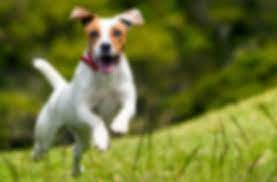
#> input picture Datasets/noisy_image.jpg, 277 x 182 px, found by its file name
$ jupyter execute 7_noise_removal_opencv.ipynb
#> lines starting #> are read from the running program, lines starting #| are printed output that depends on the picture
<a href="https://colab.research.google.com/github/shrutin11/Deep-Learning-and-Computer-Vision-Lab/blob/main/7_noise_removal_opencv.ipynb" target="_parent"></a>

[cell 1]
import cv2
import numpy as np
from matplotlib import pyplot as plt

[cell 2]
# Load the image
image = cv2.imread('/content/noisy_image.jpg', 0) #Add image path here
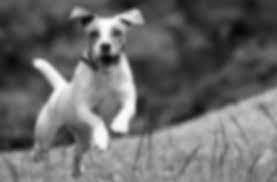
#> image: shape (182, 277); min 3, max 255, mean 106.8

# Convert the noisy image to 8-bit unsigned integer format
noisy_image = np.uint8(image)

# Add some noise to the image
row, col = image.shape
#> row = 182; col = 277
gauss = np.random.normal(0, 1, (row, col))
noisy_image = image + gauss * 50
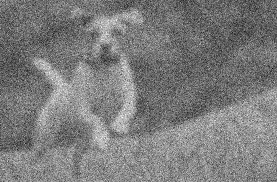
#> noisy_image: shape (182, 277) float64; min -181.3, max 407.6, mean 106.6; drawn with min black and max white

# Ensure the noisy image is in uint8 format
noisy_image = np.uint8(noisy_image)
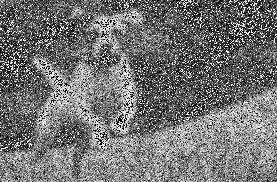
#> noisy_image: shape (182, 277); min 0, max 255, mean 115.9

# Applying Gaussian blur
gaussian_blur = cv2.GaussianBlur(noisy_image, (5, 5), 0)
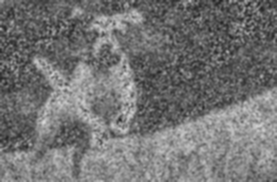
#> gaussian_blur: shape (182, 277); min 34, max 223, mean 115.9

# Applying Median blur
# Ensure that the image passed to medianBlur is in uint8 format
median_blur = cv2.medianBlur(np.uint8(noisy_image), 5)
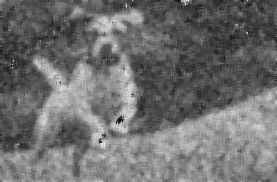
#> median_blur: shape (182, 277); min 9, max 229, mean 111.1

# Display results
plt.subplot(231), plt.imshow(image, cmap='gray'), plt.title('Original Image')
plt.subplot(232), plt.imshow(noisy_image, cmap='gray'), plt.title('Noisy Image')
plt.subplot(233), plt.imshow(gaussian_blur, cmap='gray'), plt.title('Gaussian Blur')
plt.subplot(234), plt.imshow(median_blur, cmap='gray'), plt.title('Median Blur')
plt.show()

$ run again, with Datasets/home.jpg copied over Datasets/noisy_image.jpg
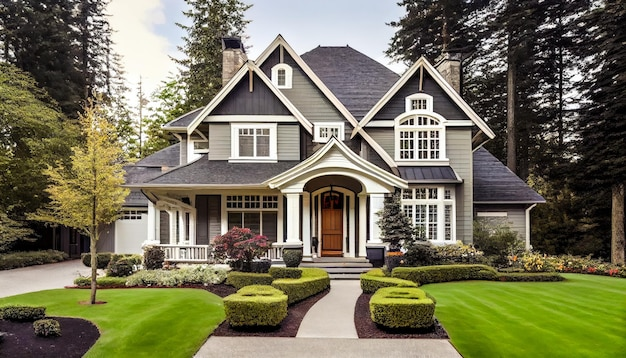
#> input picture Datasets/home.jpg, 626 x 358 px, found by its file name
#> `noisy_image = np.uint8(noisy_image)`:
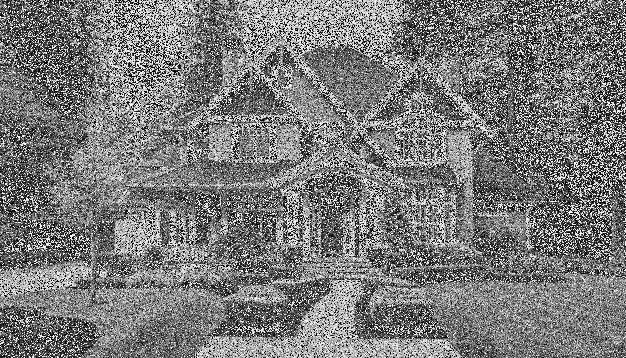
#> noisy_image: shape (358, 626); min 0, max 255, mean 121.8
#> `median_blur = cv2.medianBlur(np.uint8(noisy_image), 5)`:
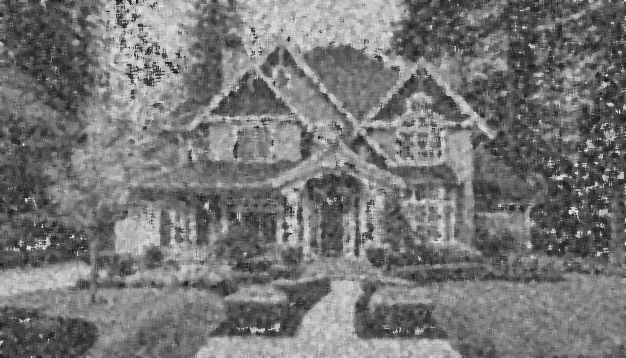
#> median_blur: shape (358, 626); min 16, max 238, mean 118.1
